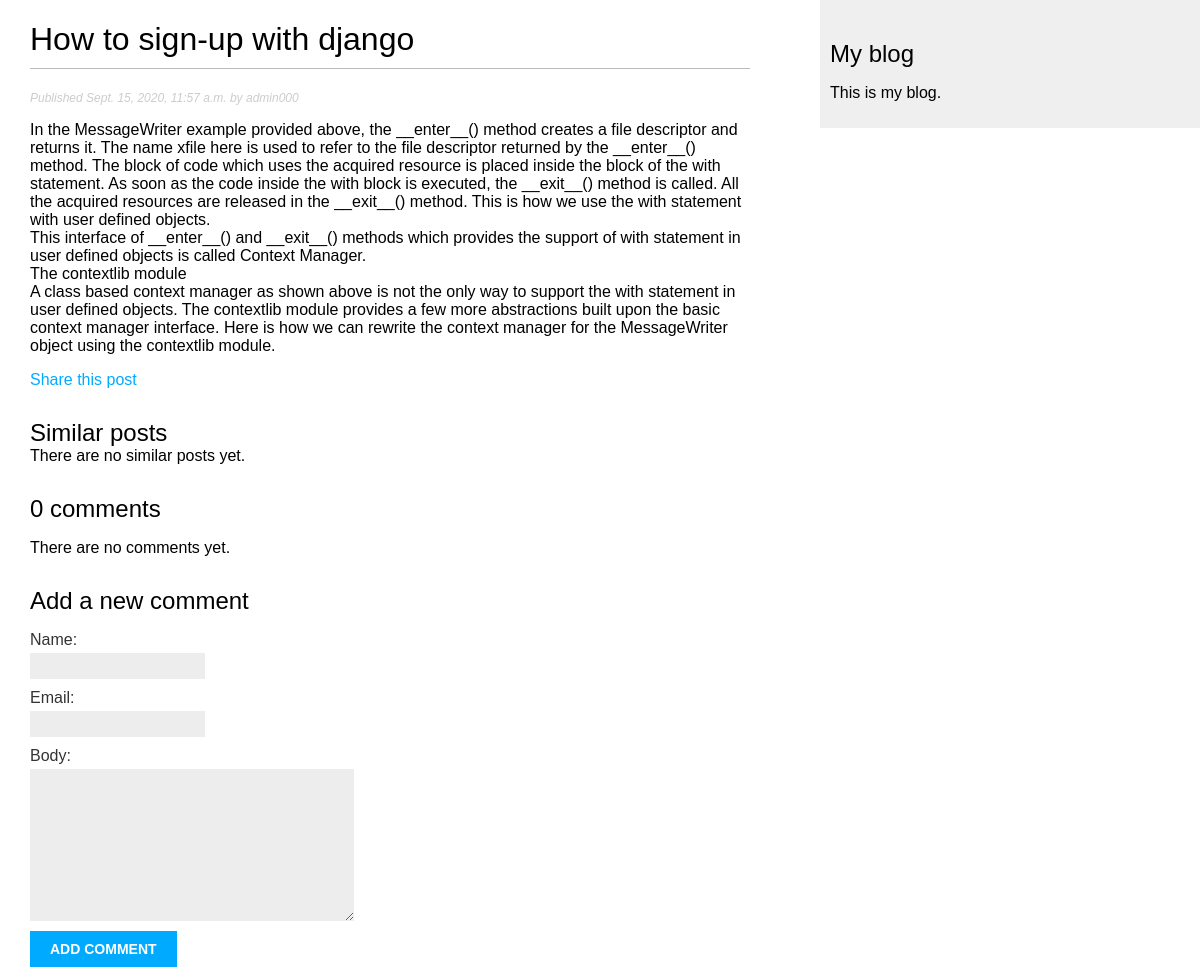
The app's page /blog/2020/9/15/how-sign-django/, older data.
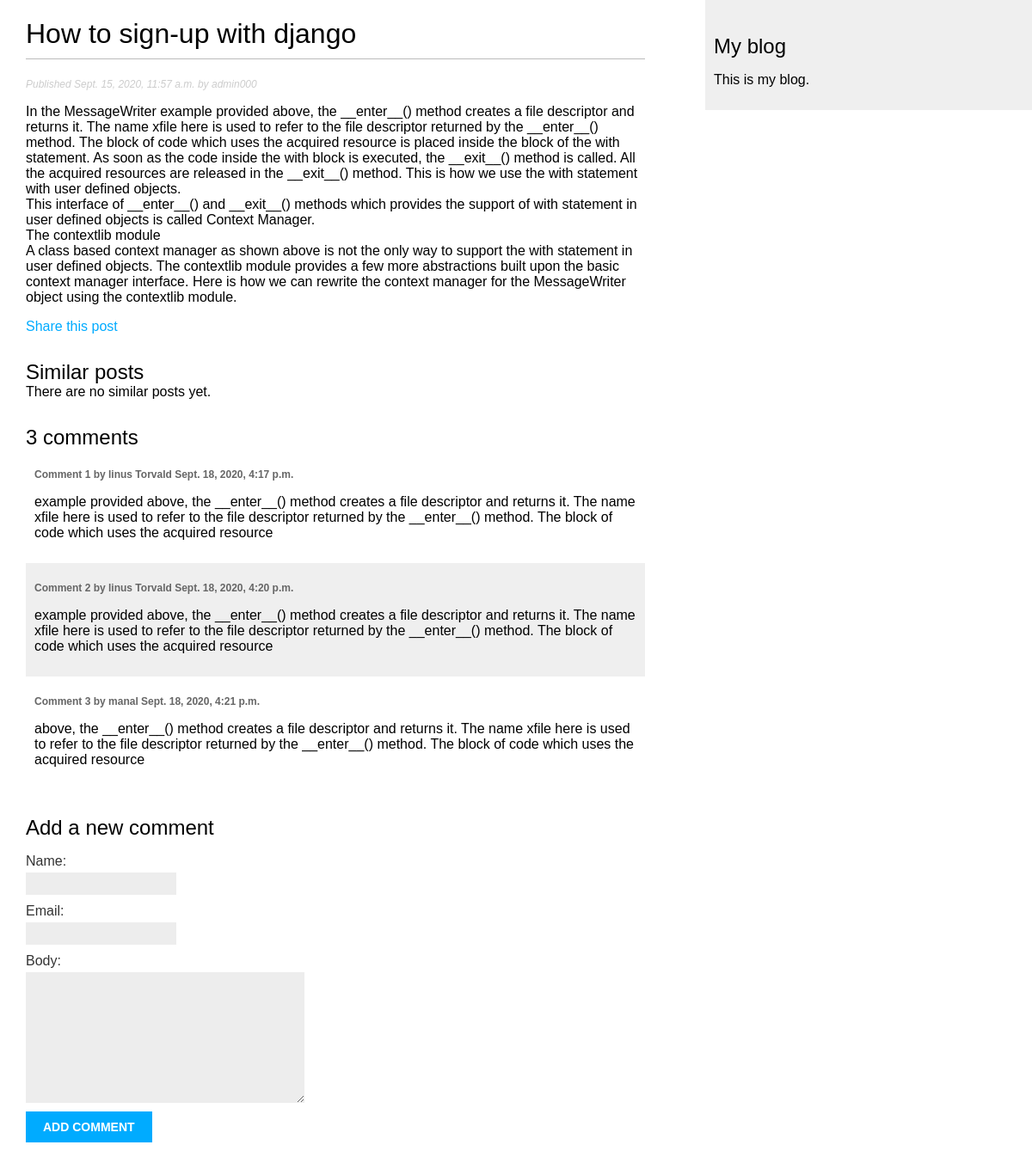
The same page, newer data.
### myapp/models.py (models this page shows, shortened)
class Comment(models.Model):
	post=models.ForeignKey(Post,on_delete=models.CASCADE,related_name='comments')
	name=models.CharField(max_length=80)
	email=models.EmailField()
	body=models.TextField()
	created=models.DateTimeField(auto_now=True)
	updated=models.DateTimeField(auto_now=True)
	active=models.BooleanField(default=True)
	class Meta:
		ordering=('created',)

### myapp/views.py (the view)
# urls.py: path('<int:year>/<int:month>/<int:day>/<slug:post>/',views.post_details,name='post_detail'),
def post_details(request,year,month,day ,post):
	post=get_object_or_404(Post,slug=post,
								status='published',
								publish__year=year,
								publish__month=month,
								publish__day=day)
	comments=post.comments.filter(active=True)
	new_comment=None
	if request.method=='POST':
		comment_form=CommentForm(data=request.POST)
		if comment_form.is_valid():
			new_comment=comment_form.save(commit=False)
			new_comment.post=post
			new_comment.save()
	else:
		comment_form=CommentForm()
	return render(request,'post_details.html',{'post':post,'comments':comments,'comment_form':comment_form})

### myapp/forms.py
class CommentForm(forms.ModelForm):
	class Meta:
		model=Comment
		fields=('name','email','body')

### myapp/templates/post_details.html (shortened to what this page needs)
{% extends "base.html" %}
{% block content %}
  <h1>{{ post.title }}</h1>
  <p class="date">
    Published {{ post.publish }} by {{ post.author }}
  </p>
  {{ post.body|linebreaks }}
  <p>
    <a href="{% url 'blog:post_share' post.id %}">
      Share this post
    </a>
  </p>
  <h2>Similar posts</h2>
  {% for post in similar_posts %}
    <p>
      <a href="{{ post.get_absolute_url }}">{{ post.title }}</a>
    </p>
  {% empty %}
    There are no similar posts yet.
  {% endfor %}
  {% with comments.count as total_comments %}
    <h2>
      {{ total_comments }} comment{{ total_comments|pluralize }}
    </h2>
  {% endwith %}
  {% for comment in comments %}
    <div class="comment">
      <p class="info">
        Comment {{ forloop.counter }} by {{ comment.name }}
        {{ comment.created }}
      </p>
      {{ comment.body|linebreaks }}
    </div>
  {% empty %}
    <p>There are no comments yet.</p>
  {% endfor %}
  {% if new_comment %}
    <h2>Your comment has been added.</h2>
  {% else %}
    <h2>Add a new comment</h2>
    <form method="post">
      {{ comment_form.as_p }}
      <p><input type="submit" value="Add comment"></p>
    </form>
  {% endif %}
{% endblock %}

Row changes from the older to the newer data that the page shows:
added Comment: name "linus Torvald", created "Sept. 18, 2020, 4:17 p.m.", body "example provided above, the __enter__() method creates a file descriptor and returns it. The name xfile here is used to refer to the file descriptor returned by the __enter__() method. The block of code which uses the acquired resource"
added Comment: name "linus Torvald", created "Sept. 18, 2020, 4:20 p.m.", body "example provided above, the __enter__() method creates a file descriptor and returns it. The name xfile here is used to refer to the file descriptor returned by the __enter__() method. The block of code which uses the acquired resource"
added Comment: name "manal", created "Sept. 18, 2020, 4:21 p.m.", body "above, the __enter__() method creates a file descriptor and returns it. The name xfile here is used to refer to the file descriptor returned by the __enter__() method. The block of code which uses the acquired resource"
Text that changed along with them:
{{ total_comments }}: "0" → "3"
text no longer shown: "There are no comments yet."
